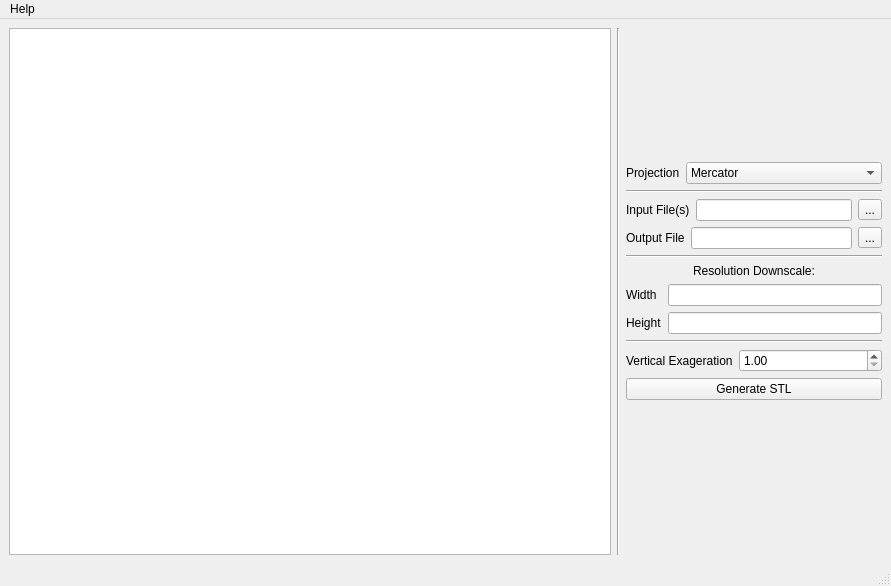
<?xml version="1.0" encoding="UTF-8"?>
<ui version="4.0">
 <class>MainWindow</class>
 <widget class="QMainWindow" name="MainWindow">
  <property name="geometry">
   <rect>
    <x>0</x>
    <y>0</y>
    <width>891</width>
    <height>586</height>
   </rect>
  </property>
  <property name="windowTitle">
   <string>MainWindow</string>
  </property>
  <widget class="QWidget" name="centralwidget">
   <layout class="QHBoxLayout" name="horizontalLayout_3" stretch="5,0,2">
    <item>
     <widget class="QGraphicsView" name="graphicsView"/>
    </item>
    <item>
     <widget class="Line" name="line">
      <property name="orientation">
       <enum>Qt::Vertical</enum>
      </property>
     </widget>
    </item>
    <item>
     <layout class="QVBoxLayout" name="verticalLayout_2">
      <item>
       <layout class="QFormLayout" name="formLayout_3">
        <item row="1" column="0">
         <widget class="QLabel" name="label">
          <property name="text">
           <string>Projection</string>
          </property>
         </widget>
        </item>
        <item row="1" column="1">
         <widget class="QComboBox" name="projection_combo">
          <item>
           <property name="text">
            <string>Mercator</string>
           </property>
          </item>
          <item>
           <property name="text">
            <string>Robinson</string>
           </property>
          </item>
          <item>
           <property name="text">
            <string>Orthographic</string>
           </property>
          </item>
          <item>
           <property name="text">
            <string>Lambert Conformal Conic</string>
           </property>
          </item>
          <item>
           <property name="text">
            <string>Lambert Azimuthal Equal Area</string>
           </property>
          </item>
         </widget>
        </item>
        <item row="0" column="1">
         <spacer name="verticalSpacer">
          <property name="orientation">
           <enum>Qt::Vertical</enum>
          </property>
          <property name="sizeHint" stdset="0">
           <size>
            <width>20</width>
            <height>40</height>
           </size>
          </property>
         </spacer>
        </item>
       </layout>
      </item>
      <item>
       <widget class="Line" name="line_4">
        <property name="orientation">
         <enum>Qt::Horizontal</enum>
        </property>
       </widget>
      </item>
      <item>
       <layout class="QVBoxLayout" name="verticalLayout">
        <item>
         <layout class="QHBoxLayout" name="horizontalLayout_2">
          <item>
           <widget class="QLabel" name="label_5">
            <property name="text">
             <string>Input File(s)</string>
            </property>
           </widget>
          </item>
          <item>
           <widget class="QLineEdit" name="inputFile_line"/>
          </item>
          <item>
           <widget class="QToolButton" name="inputFile_btn">
            <property name="text">
             <string>...</string>
            </property>
           </widget>
          </item>
         </layout>
        </item>
        <item>
         <layout class="QHBoxLayout" name="horizontalLayout">
          <item>
           <widget class="QLabel" name="label_6">
            <property name="text">
             <string>Output File</string>
            </property>
           </widget>
          </item>
          <item>
           <widget class="QLineEdit" name="outputFile_line"/>
          </item>
          <item>
           <widget class="QToolButton" name="outputFile_btn">
            <property name="text">
             <string>...</string>
            </property>
           </widget>
          </item>
         </layout>
        </item>
       </layout>
      </item>
      <item>
       <widget class="Line" name="line_2">
        <property name="orientation">
         <enum>Qt::Horizontal</enum>
        </property>
       </widget>
      </item>
      <item>
       <widget class="QLabel" name="label_2">
        <property name="text">
         <string>Resolution Downscale:</string>
        </property>
        <property name="alignment">
         <set>Qt::AlignCenter</set>
        </property>
       </widget>
      </item>
      <item>
       <layout class="QFormLayout" name="formLayout">
        <item row="0" column="0">
         <widget class="QLabel" name="label_4">
          <property name="text">
           <string>Width</string>
          </property>
         </widget>
        </item>
        <item row="1" column="0">
         <widget class="QLabel" name="label_3">
          <property name="text">
           <string>Height</string>
          </property>
         </widget>
        </item>
        <item row="1" column="1">
         <widget class="QLineEdit" name="height_line"/>
        </item>
        <item row="0" column="1">
         <widget class="QLineEdit" name="width_line"/>
        </item>
       </layout>
      </item>
      <item>
       <widget class="Line" name="line_3">
        <property name="orientation">
         <enum>Qt::Horizontal</enum>
        </property>
       </widget>
      </item>
      <item>
       <layout class="QFormLayout" name="formLayout_2">
        <item row="0" column="0">
         <widget class="QLabel" name="label_7">
          <property name="text">
           <string>Vertical Exageration</string>
          </property>
         </widget>
        </item>
        <item row="0" column="1">
         <widget class="QDoubleSpinBox" name="vertical_box">
          <property name="minimum">
           <double>1.000000000000000</double>
          </property>
          <property name="maximum">
           <double>20.000000000000000</double>
          </property>
          <property name="value">
           <double>1.000000000000000</double>
          </property>
         </widget>
        </item>
       </layout>
      </item>
      <item>
       <widget class="QPushButton" name="generate_btn">
        <property name="text">
         <string>Generate STL</string>
        </property>
       </widget>
      </item>
      <item>
       <spacer name="verticalSpacer_2">
        <property name="orientation">
         <enum>Qt::Vertical</enum>
        </property>
        <property name="sizeHint" stdset="0">
         <size>
          <width>20</width>
          <height>40</height>
         </size>
        </property>
       </spacer>
      </item>
     </layout>
    </item>
   </layout>
  </widget>
  <widget class="QMenuBar" name="menubar">
   <property name="geometry">
    <rect>
     <x>0</x>
     <y>0</y>
     <width>891</width>
     <height>21</height>
    </rect>
   </property>
   <widget class="QMenu" name="menuHelp">
    <property name="title">
     <string>Help</string>
    </property>
    <addaction name="actionAbout"/>
   </widget>
   <addaction name="menuHelp"/>
  </widget>
  <widget class="QStatusBar" name="statusbar"/>
  <action name="actionAbout">
   <property name="text">
    <string>About</string>
   </property>
  </action>
 </widget>
 <resources/>
 <connections/>
</ui>
